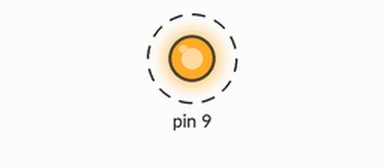
Bench run of a sketch on a simulated Arduino Uno, built with avr-gcc and run on an emulated ATmega328P. Shown: output pins drawn as LEDs (lit = HIGH). Dashed ring = blinking. What the sketch prints to the serial monitor is not drawn.

Above: at 0.5 s.
Timing chart, 0 to 4.6 s (numbered marks = the images above):
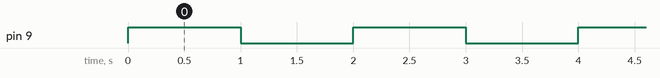

Measured:
- by itself, pin 9: alternates HIGH for 1.0 s and LOW for 1.0 s

The sketch:

blink_led.ino
```cpp
//Cole Neal
// 8/21/19
//Hello Arduino

void setup() {
   pinMode(9, OUTPUT);
   Serial.begin(9600);
}

void loop() {
   Serial.println("Hello World");
   digitalWrite(9,HIGH);
   delay(1000);
   digitalWrite(9,LOW);
  delay(1000);
}

//digitalWrite is a command that is used to write the status of digital pins.
//because pinmode is on the same numberas the pin my wire is in
//it will set the data rate to 8700bps
//the slower the blinking becomes
//i am good
```
